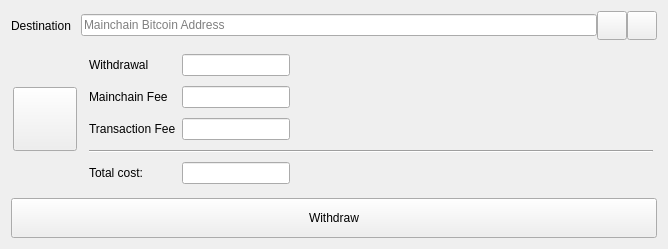
             <widget class="QWidget" name="Withdraw">
              <attribute name="icon">
               <iconset resource="../bitcoin.qrc">
                <normaloff>:/icons/left</normaloff>:/icons/left</iconset>
              </attribute>
              <attribute name="title">
               <string>Withdraw from Sidechain</string>
              </attribute>
              <attribute name="toolTip">
               <string>Withdraw from the Sidechain to the parent chain (DriveChainTESTDRIVE)</string>
              </attribute>
              <layout class="QVBoxLayout" name="verticalLayout">
               <item>
                <layout class="QHBoxLayout" name="payToLayout">
                 <property name="spacing">
                  <number>0</number>
                 </property>
                 <property name="sizeConstraint">
                  <enum>QLayout::SetDefaultConstraint</enum>
                 </property>
                 <item>
                  <widget class="QLabel" name="label">
                   <property name="text">
                    <string>Destination</string>
                   </property>
                  </widget>
                 </item>
                 <item>
                  <spacer name="horizontalSpacer_7">
                   <property name="orientation">
                    <enum>Qt::Horizontal</enum>
                   </property>
                   <property name="sizeType">
                    <enum>QSizePolicy::Fixed</enum>
                   </property>
                   <property name="sizeHint" stdset="0">
                    <size>
                     <width>10</width>
                     <height>20</height>
                    </size>
                   </property>
                  </spacer>
                 </item>
                 <item>
                  <widget class="QValidatedLineEdit" name="payTo">
                   <property name="toolTip">
                    <string>The Bitcoin address to send the payment to</string>
                   </property>
                   <property name="text">
                    <string/>
                   </property>
                   <property name="placeholderText">
                    <string>Mainchain Bitcoin Address</string>
                   </property>
                  </widget>
                 </item>
                 <item>
                  <widget class="QToolButton" name="pasteButton">
                   <property name="toolTip">
                    <string>Paste address from clipboard</string>
                   </property>
                   <property name="text">
                    <string/>
                   </property>
                   <property name="icon">
                    <iconset resource="../bitcoin.qrc">
                     <normaloff>:/icons/editpaste</normaloff>:/icons/editpaste</iconset>
                   </property>
                   <property name="iconSize">
                    <size>
                     <width>22</width>
                     <height>22</height>
                    </size>
                   </property>
                   <property name="shortcut">
                    <string>Alt+P</string>
                   </property>
                  </widget>
                 </item>
                 <item>
                  <widget class="QToolButton" name="deleteButton">
                   <property name="toolTip">
                    <string>Remove this entry</string>
                   </property>
                   <property name="text">
                    <string/>
                   </property>
                   <property name="icon">
                    <iconset resource="../bitcoin.qrc">
                     <normaloff>:/icons/remove</normaloff>:/icons/remove</iconset>
                   </property>
                   <property name="iconSize">
                    <size>
                     <width>22</width>
                     <height>22</height>
                    </size>
                   </property>
                  </widget>
                 </item>
                </layout>
               </item>
               <item>
                <layout class="QHBoxLayout" name="horizontalLayout_5" stretch="0,0">
                 <property name="leftMargin">
                  <number>2</number>
                 </property>
                 <property name="topMargin">
                  <number>2</number>
                 </property>
                 <property name="rightMargin">
                  <number>2</number>
                 </property>
                 <property name="bottomMargin">
                  <number>2</number>
                 </property>
                 <item>
                  <widget class="QPushButton" name="pushButtonWTHelp">
                   <property name="sizePolicy">
                    <sizepolicy hsizetype="Maximum" vsizetype="Fixed">
                     <horstretch>0</horstretch>
                     <verstretch>0</verstretch>
                    </sizepolicy>
                   </property>
                   <property name="minimumSize">
                    <size>
                     <width>64</width>
                     <height>64</height>
                    </size>
                   </property>
                   <property name="text">
                    <string/>
                   </property>
                   <property name="icon">
                    <iconset resource="../bitcoin.qrc">
                     <normaloff>:/icons/transaction_0</normaloff>:/icons/transaction_0</iconset>
                   </property>
                   <property name="iconSize">
                    <size>
                     <width>24</width>
                     <height>24</height>
                    </size>
                   </property>
                  </widget>
                 </item>
                 <item>
                  <layout class="QGridLayout" name="gridLayout_2" rowminimumheight="30,30,30,0,30">
                   <property name="leftMargin">
                    <number>6</number>
                   </property>
                   <property name="topMargin">
                    <number>2</number>
                   </property>
                   <property name="rightMargin">
                    <number>2</number>
                   </property>
                   <property name="bottomMargin">
                    <number>2</number>
                   </property>
                   <property name="verticalSpacing">
                    <number>2</number>
                   </property>
                   <item row="0" column="2" rowspan="3">
                    <spacer name="horizontalSpacer">
                     <property name="orientation">
                      <enum>Qt::Horizontal</enum>
                     </property>
                     <property name="sizeType">
                      <enum>QSizePolicy::Expanding</enum>
                     </property>
                     <property name="sizeHint" stdset="0">
                      <size>
                       <width>357</width>
                       <height>20</height>
                      </size>
                     </property>
                    </spacer>
                   </item>
                   <item row="1" column="0">
                    <widget class="QLabel" name="label_15">
                     <property name="text">
                      <string>Mainchain Fee</string>
                     </property>
                    </widget>
                   </item>
                   <item row="0" column="1">
                    <widget class="AmountField" name="payAmount"/>
                   </item>
                   <item row="2" column="0">
                    <widget class="QLabel" name="label_18">
                     <property name="text">
                      <string>Transaction Fee</string>
                     </property>
                    </widget>
                   </item>
                   <item row="3" column="0" colspan="3">
                    <widget class="Line" name="line_3">
                     <property name="sizePolicy">
                      <sizepolicy hsizetype="Minimum" vsizetype="Fixed">
                       <horstretch>0</horstretch>
                       <verstretch>0</verstretch>
                      </sizepolicy>
                     </property>
                     <property name="minimumSize">
                      <size>
                       <width>4</width>
                       <height>10</height>
                      </size>
                     </property>
                     <property name="orientation">
                      <enum>Qt::Horizontal</enum>
                     </property>
                    </widget>
                   </item>
                   <item row="2" column="1">
                    <widget class="AmountField" name="feeAmount"/>
                   </item>
                   <item row="0" column="0">
                    <widget class="QLabel" name="label_12">
                     <property name="text">
                      <string>Withdrawal</string>
                     </property>
                    </widget>
                   </item>
                   <item row="1" column="1">
                    <widget class="AmountField" name="mainchainFeeAmount"/>
                   </item>
                   <item row="4" column="0">
                    <widget class="QLabel" name="label_32">
                     <property name="text">
                      <string>Total cost:</string>
                     </property>
                    </widget>
                   </item>
                   <item row="4" column="1">
                    <widget class="AmountField" name="lineEditTotalWT"/>
                   </item>
                  </layout>
                 </item>
                </layout>
               </item>
               <item>
                <widget class="QPushButton" name="pushButtonWithdraw">
                 <property name="sizePolicy">
                  <sizepolicy hsizetype="Minimum" vsizetype="Maximum">
                   <horstretch>0</horstretch>
                   <verstretch>0</verstretch>
                  </sizepolicy>
                 </property>
                 <property name="minimumSize">
                  <size>
                   <width>0</width>
                   <height>40</height>
                  </size>
                 </property>
                 <property name="text">
                  <string>Withdraw</string>
                 </property>
                </widget>
               </item>
              </layout>
             </widget>
